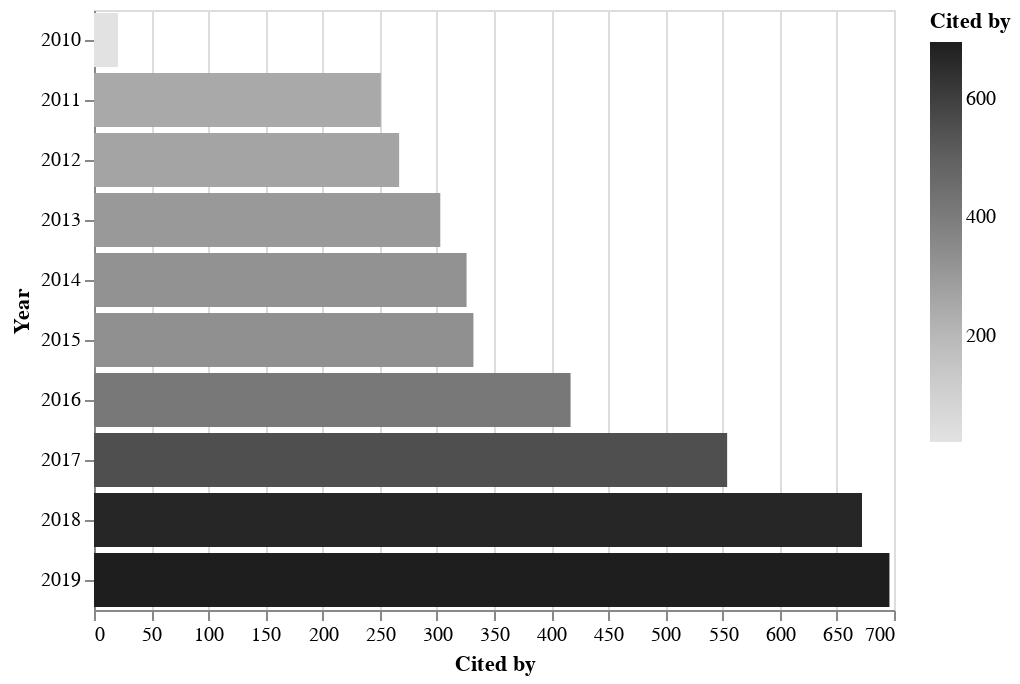

Notebook code cell kept with this figure:
### Code cell
rdf.citations_by_year(cumulative=True).barhplot('altair')

### Figure 1 — Vega-Lite specification as saved in the notebook (floating-point values rounded to 4 significant figures)
{"$schema": "https://vega.github.io/schema/vega-lite/v3.4.0.json", "config": {"mark": {"tooltip": null}, "view": {"height": 300, "width": 400}}, "data": {"name": "data-b6f4a072e8bffe83de496ee69585cde5"}, "datasets": {"data-b6f4a072e8bffe83de496ee69585cde5": [{"Cited by": 21, "Year": 2010}, {"Cited by": 251, "Year": 2011}, {"Cited by": 267, "Year": 2012}, {"Cited by": 303, "Year": 2013}, {"Cited by": 326, "Year": 2014}, {"Cited by": 332, "Year": 2015}, {"Cited by": 417, "Year": 2016}, {"Cited by": 554, "Year": 2017}, {"Cited by": 672, "Year": 2018}, {"Cited by": 696, "Year": 2019}]}, "encoding": {"color": {"field": "Cited by", "scale": {"scheme": "greys"}, "type": "quantitative"}, "x": {"field": "Cited by", "type": "quantitative"}, "y": {"field": "Year", "sort": {"field": "Cited by:Q"}, "type": "nominal"}}, "mark": "bar"}
